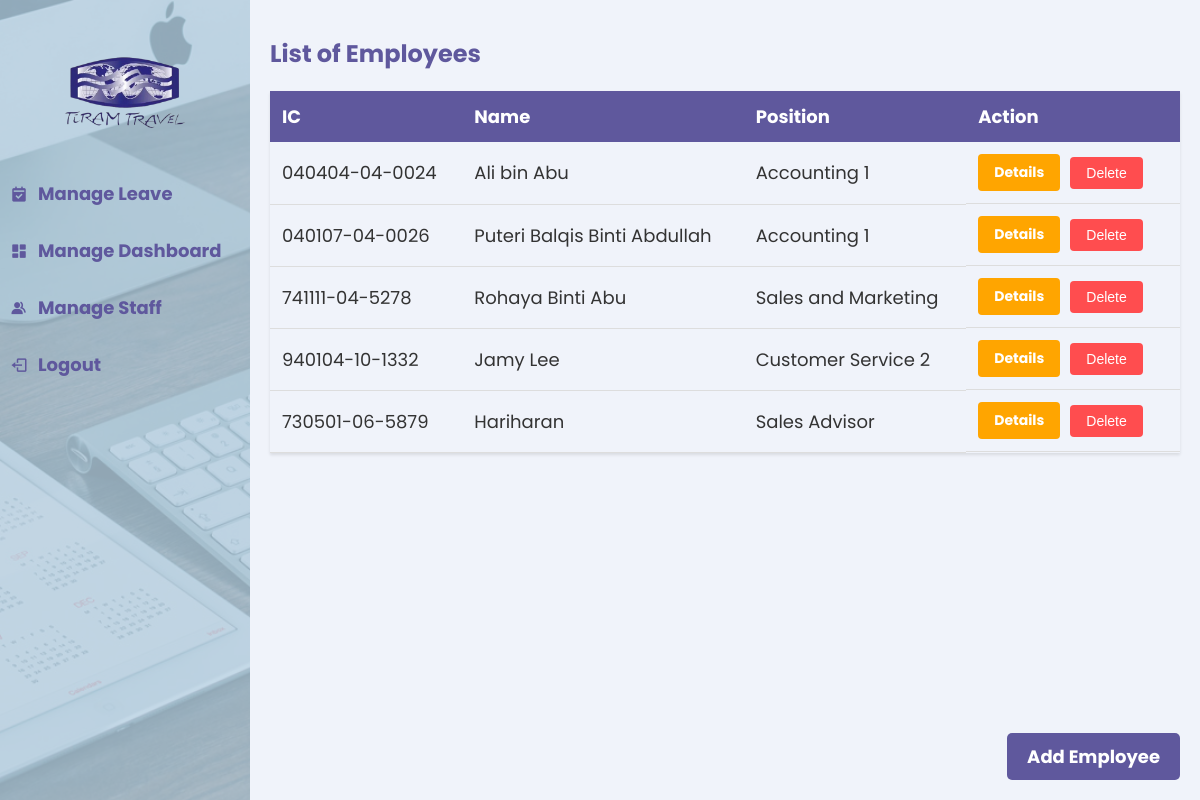
The app's page /employeeleavesystem/manageemp/ with its own data.
### employeeleavesystem/models.py (models this page shows)
class Employee(models.Model):
    user = models.OneToOneField(User, on_delete=models.CASCADE, null=True)
    employee_ic=models.CharField(max_length=15, primary_key = True)
    employee_name=models.TextField(max_length=255)
    employee_email=models.CharField(max_length=255)
    dob=models.CharField(max_length=50)
    num_phone=models.CharField(max_length=12)
    position=models.TextField(max_length=255)
    department=models.TextField(max_length=255)
    salary=models.CharField(max_length=7)
    emergency_num=models.CharField(max_length=12)
    emergency_name=models.TextField(max_length=255)
    emp_username=models.CharField(max_length=255)
    emp_password=models.CharField(max_length=255)
    profile_pic = models.ImageField(upload_to='profile_pics/', null=True, blank=True, default='profile_pics/default_pic.png')
    total_leave = models.PositiveIntegerField(default=0)  # Add this line

### employeeleavesystem/views.py (the view)
# urls.py: path("manageemp/", views.ManageEmpPage, name="manage_emp"),
def ManageEmpPage(request):
    alldata = Employee.objects.all()
    allemployee_ic = Employee.objects.all()
    allemployee_name = Employee.objects.all()
    allposition = Employee.objects.all()
    dict = {
        'alldata': alldata,
        'allemployee_ic': allemployee_ic,
        'allemployee_name': allemployee_name,
        'allposition': allposition,
    }
    return render(request, "manage_emp.html", dict)

### employeeleavesystem/templates/manage_emp.html (shortened to what this page needs)
<!DOCTYPE html>
<html>
<head>
    <link href='https://unpkg.com/boxicons@2.1.4/css/boxicons.min.css' rel='stylesheet'>
    {% load static %}
</head>
<body>
    <div class="sidebar">
        <div>
            <div class="sidebar-logo">
                <img src="{% static 'image/logotiram.png' %}" alt="Logo" class="logo">
            </div>
            <a href="{% url 'manage_leave' %}"><i class='bx bxs-calendar-check icon'></i>Manage Leave</a>
            <a href="{% url 'hr_dashboard' %}"><i class='bx bxs-dashboard icon'></i>Manage Dashboard</a>
            <a href="{% url 'manage_emp' %}"><i class='bx bxs-group icon'></i>Manage Staff</a>
            <a href="{% url 'logout' %}"><i class='bx bx-log-out icon'></i>Logout</a>
        </div>
    </div>
    <div class="content">
        <div class="form-container">
            <h1>List of Employees</h1>
        </div>
        <table id="employee">
            <thead>
                <tr>
                    <th>IC</th>
                    <th>Name</th>
                    <th>Position</th>
                    <th>Action</th>
                </tr>
            </thead>
            <tbody>
                {% for employee in alldata %}
                <tr>
                    <td>{{ employee.employee_ic }}</td>
                    <td>{{ employee.employee_name }}</td>
                    <td>{{ employee.position }}</td>
                    <td class="action-btns">
                        <a href="{% url 'view_employee_profile' employee.employee_ic %}" class="details-btn">Details</a>
                        <form action="{% url 'delete_employee' employee.employee_ic %}" method="POST" style="display: inline;">
                            <button type="submit" class="delete-btn" onclick="return confirm('Are you sure you want to delete this employee?')">Delete</button>
                        </form>
                    </td>
                </tr>
                {% endfor %}
            </tbody>
        </table>
        <a href="{% url 'add_emp' %}" class="add-employee-btn">Add Employee</a>
    </div>
</body>
</html>

### records on screen
Employee: employee_ic "040404-04-0024", employee_name "Ali bin Abu", position "Accounting 1"
Employee: employee_ic "040107-04-0026", employee_name "Puteri Balqis Binti Abdullah", position "Accounting 1"
Employee: employee_ic "741111-04-5278", employee_name "Rohaya Binti Abu", position "Sales and Marketing"
Employee: employee_ic "940104-10-1332", employee_name "Jamy Lee", position "Customer Service 2"
Employee: employee_ic "730501-06-5879", employee_name "Hariharan", position "Sales Advisor"
